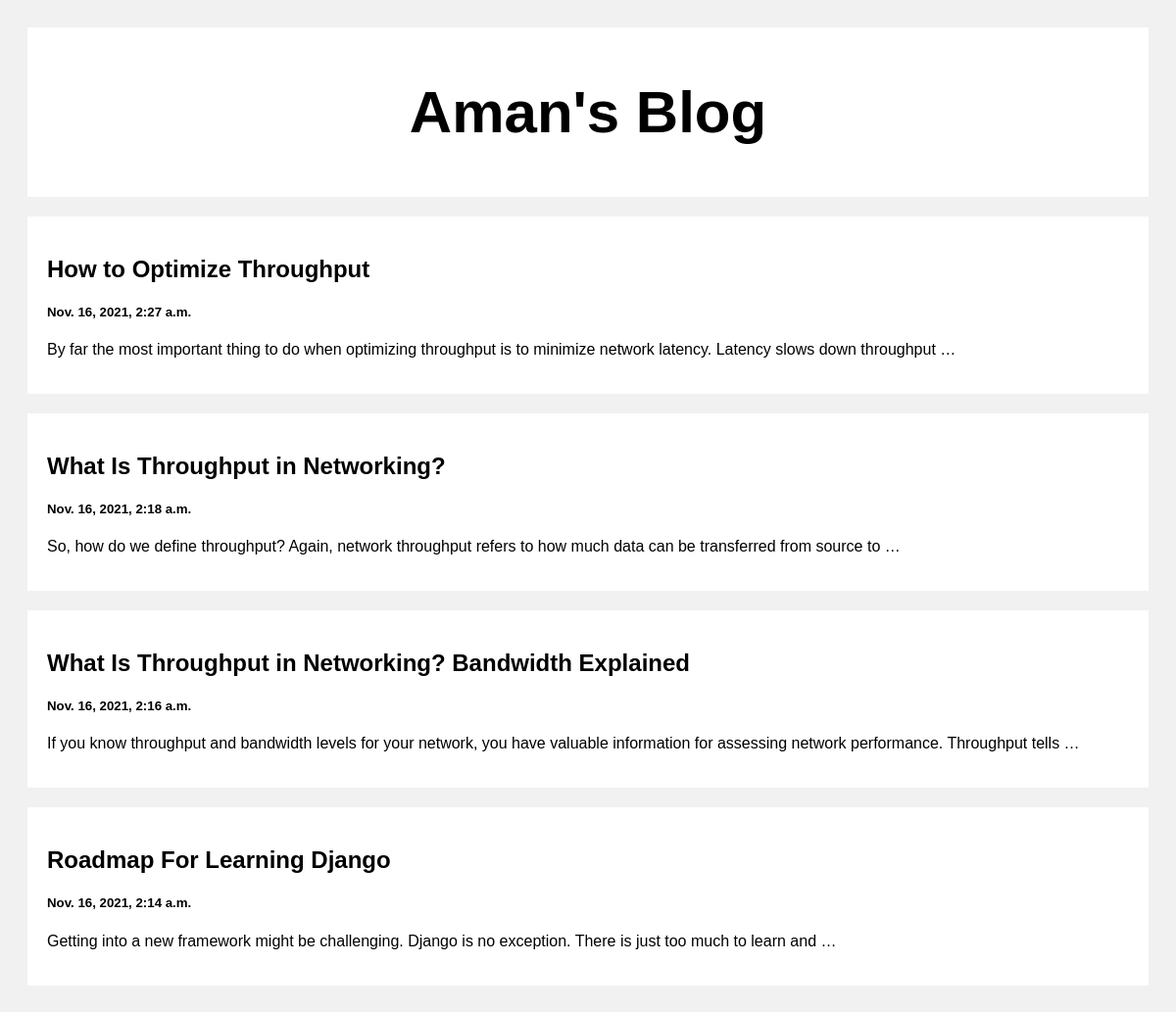
The page / on the database its author committed.
### posts/models.py (models this page shows)
class Post(models.Model):
    title = models.CharField(max_length=100)
    body = models.CharField(max_length=1000000)
    created_at = models.DateTimeField(default=datetime.now, blank=True)

### posts/views.py (the view)
# urls.py: path('', views.index, name='index'),
def index(request):
    posts = Post.objects.all()
    return render(request, 'index.html', {'posts': posts})

### templates/index.html (shortened to what this page needs)
<!DOCTYPE html>
<html>
<head>
</head>
<body>
<div class="header">
  <h2>Aman's Blog</h2>
</div>
<div class="row">
  <div class="leftcolumn">
    {% for post in posts reversed %}
    <div class="card">
      <a style="text-decoration: none; color: black;" href="/post/{{post.id}}">
        <h2>{{post.title}}</h2>
        <h5>{{post.created_at}}</h5>
        <p>{{post.body|truncatewords:20}}</p>
      </a>
    </div>
    {% endfor %}
  </div>
</div>
</body>
</html>

### templates/index.html (style rules this page uses)
* { box-sizing: border-box; }
body { font-family: Arial; padding: 20px; background: #f1f1f1; }
.header { padding: 2px; font-size: 40px; text-align: center; background: white; }
.leftcolumn { float: left; width: 100%; }
.card { background-color: white; padding: 20px; margin-top: 20px; }
.row:after { content: ""; display: table; clear: both; }

### rows shown on the page
Post: title "How to Optimize Throughput", created_at "Nov. 16, 2021, 2:27 a.m.", body "By far the most important thing to do when optimizing throughput is to minimize network latency. Latency slows down throughput …"
Post: title "What Is Throughput in Networking?", created_at "Nov. 16, 2021, 2:18 a.m.", body "So, how do we define throughput? Again, network throughput refers to how much data can be transferred from source to …"
Post: title "What Is Throughput in Networking? Bandwidth Explained", created_at "Nov. 16, 2021, 2:16 a.m.", body "If you know throughput and bandwidth levels for your network, you have valuable information for assessing network performance. Throughput tells …"
Post: title "Roadmap For Learning Django", created_at "Nov. 16, 2021, 2:14 a.m.", body "Getting into a new framework might be challenging. Django is no exception. There is just too much to learn and …"
